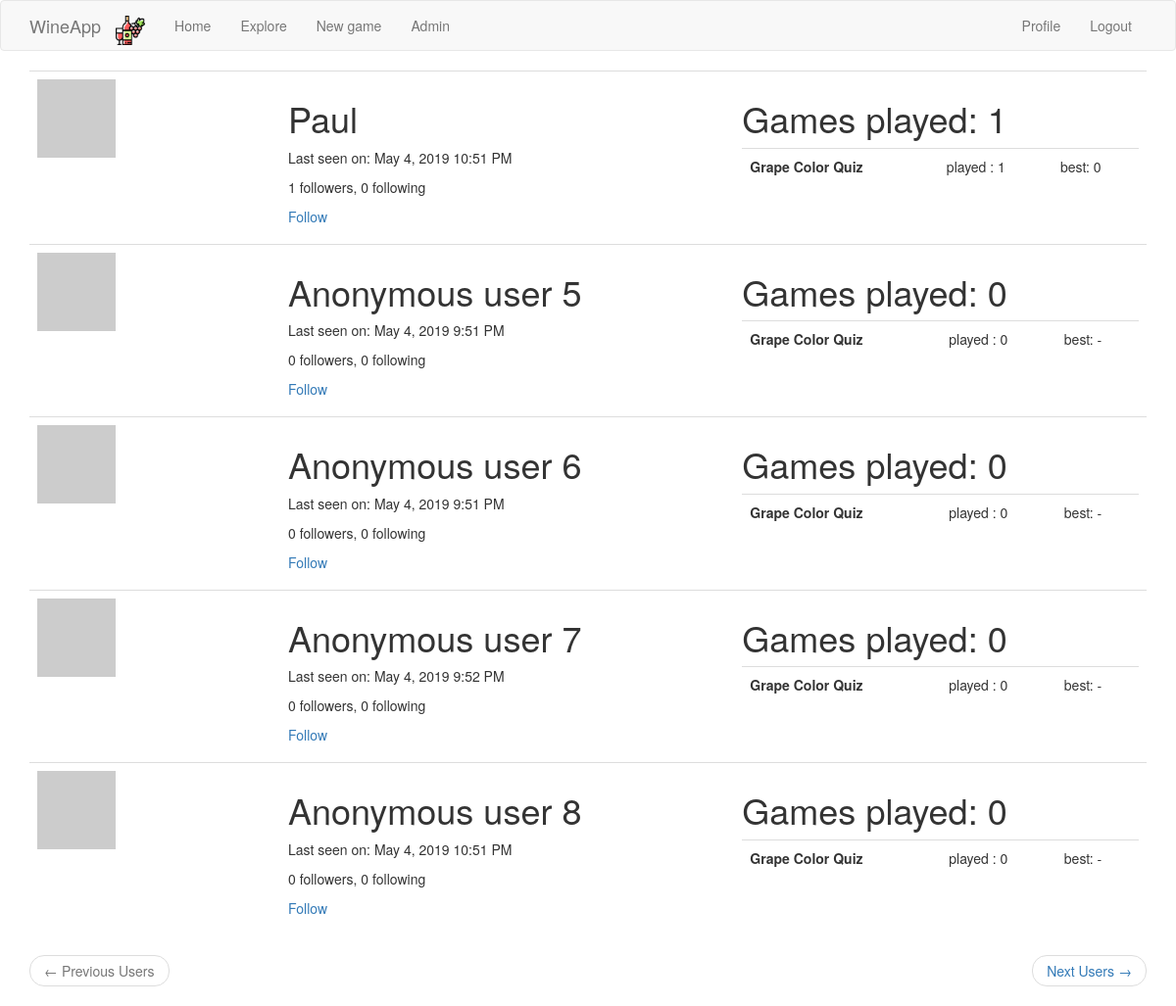
Page /explore_users (signed in) on the earlier database version.
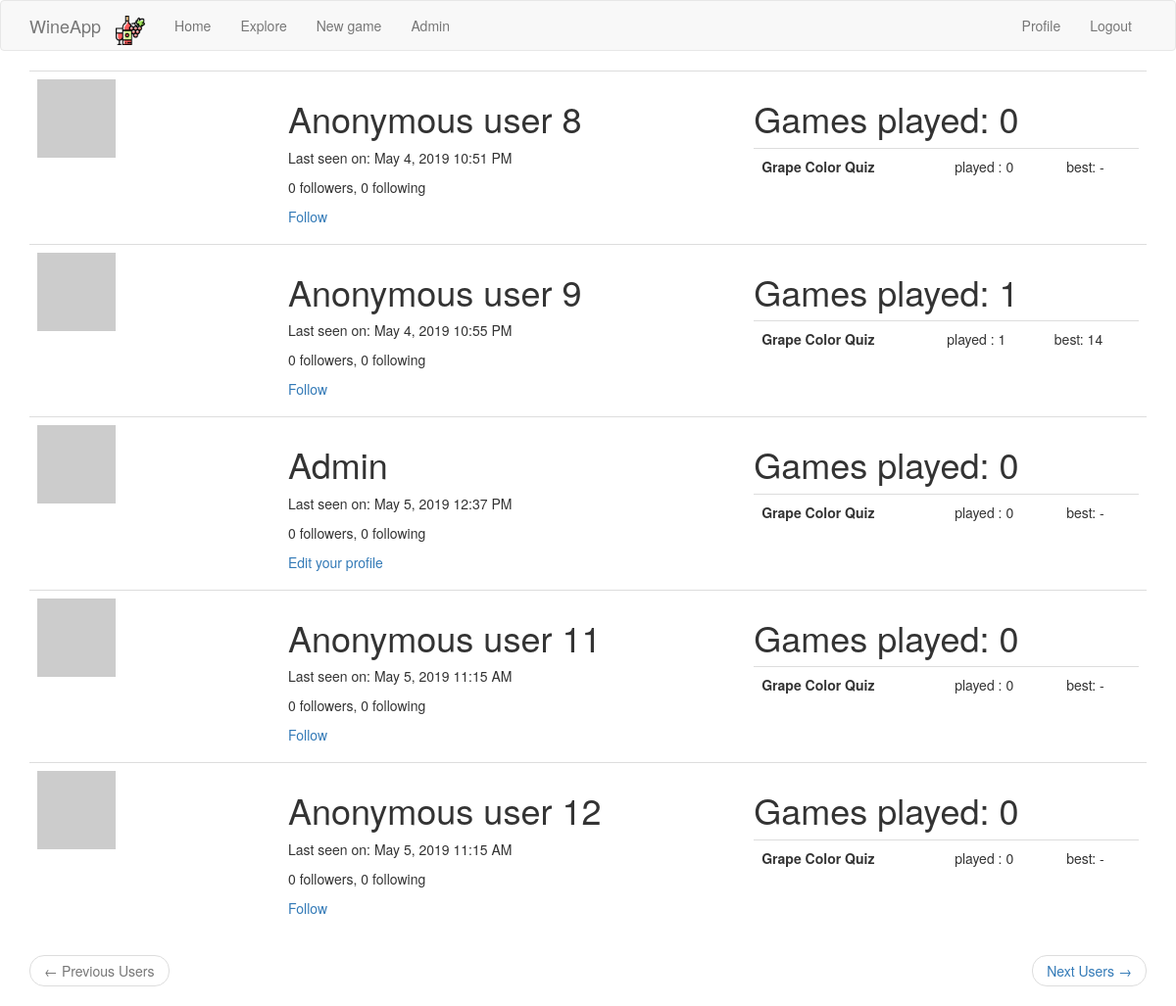
Same page on the later database version.
### app/models.py (models this page shows, shortened)
class User(UserMixin, db.Model):
    id = db.Column(db.Integer, primary_key=True)
    username = db.Column(db.String(64), index=True, unique=True)
    email = db.Column(db.String(120), index=True, unique=True)
    password_hash = db.Column(db.String(128))
    posts = db.relationship('Post', backref='author', lazy='dynamic')
    about_me = db.Column(db.String(140))
    last_seen = db.Column(db.DateTime, default=datetime.utcnow)
    followed = db.relationship(
        'User', secondary=followers,
        primaryjoin=(followers.c.follower_id == id),
        secondaryjoin=(followers.c.followed_id == id),
        backref=db.backref('followers', lazy='dynamic'), lazy='dynamic')
    def avatar(self, size):
        digest = md5(self.email.lower().encode('utf-8')).hexdigest()
        return 'https://www.gravatar.com/avatar/{}?d=identicon&s={}'.format(
            digest, size)
    def is_following(self, user_):
        return self.followed.filter(
            followers.c.followed_id == user_.id).count() > 0

### app/main/routes.py (the view)
@bp.route('/explore_users', methods=['GET', 'POST'])
@login_required
def explore_users():
    page = request.args.get('page', 1, type=int)
    users = User.query.order_by(User.id.asc()).paginate(
        page, current_app.config['USERS_PER_PAGE'], False)
    next_url = url_for('main.explore_users', page=users.next_num) \
        if users.has_next else None
    prev_url = url_for('main.explore_users', page=users.prev_num) \
        if users.has_prev else None
    games_stats = {u.id: get_player_stats(u) for u in users.items}
    return render_template('explore_users.html',
                           users=users.items,
                           games_stats=games_stats,
                           prev_url=prev_url,
                           next_url=next_url)

### app/main/routes.py (called while the page is built)
@bp.before_app_request
def before_request():
    if current_user.is_authenticated:
        current_user.last_seen = datetime.utcnow()
        db.session.commit()
    g.locale = str(get_locale())

### app/models.py (called while the page is built)
@login.user_loader
def load_user(id):
    return User.query.get(int(id))

def get_player_stats(user_):
    games = Game.query.filter_by(player_id=user_.id).all()
    games_per_type = {}
    for game_type, game_name in current_app.config['GAMES_TO_NAMES'].items():
        games_per_type[(game_type, game_name)] = [game for game in games if game.game_type == game_type]
    summary_per_type = []
    for (game_type, game_name), games in games_per_type.items():
        summary_per_type.append(
            {
                'name': game_name,
                'type': game_type,
                'nb_played': len(games),
                'best': max(games, key=lambda x: x.score).score if len(games) > 0 else '-'
            }
        )
        return summary_per_type, len(games)

### app/templates/explore_users.html
{% extends "base.html" %}
{% block app_content %}
<table class="table table-hover">
     {% for user in users %}
        {% include '_user.html' %}
    {% endfor %}
</table>
<nav aria-label="...">
    <ul class="pager">
        <li class="previous{% if not prev_url %} disabled{% endif %}">
            <a href="{{ prev_url or '#' }}">
                <span aria-hidden="true">&larr;</span> {{ _('Previous Users') }}
            </a>
        </li>
        <li class="next{% if not next_url %} disabled{% endif %}">
            <a href="{{ next_url or '#' }}">
                {{ _('Next Users') }} <span aria-hidden="true">&rarr;</span>
            </a>
        </li>
    </ul>
</nav>
{% endblock %}

### app/templates/base.html (shortened to what this page needs)
{% extends 'bootstrap/base.html' %}
{% block navbar %}
<nav class="navbar navbar-default">
    <div class="container">
        <div class="navbar-header">
            <a class="navbar-brand" href="{{ url_for('main.index') }}">WineApp</a>
        </div>
        <div class="collapse navbar-collapse" id="bs-example-navbar-collapse-1">
            <ul class="nav navbar-nav">
                <li><a href="{{ url_for('main.index') }}" class="navbar-brand">
                    <img src="/static/bottle_red_wine.png" style="height:30px;margin:0px;padding:0px;">
                </a></li>
                <li><a href="{{ url_for('main.index') }}">{{ _('Home') }}</a></li>
                <li class="nav-item dropdown">
                    <a class="nav-link dropdown-toggle" href="#" id="navbarDropdown" role="button"
                       data-toggle="dropdown" aria-haspopup="true" aria-expanded="false">
                        Explore
                    </a>
                </li>
                <li><a href="{{ url_for('main.new_game') }}">{{ _('New game') }}</a></li>
                {% if current_user.username == 'admin' %}
                <li><a href="{{ url_for('main.admin') }}">{{ _('Admin') }}</a></li>
                {% endif %}
            </ul>
            <ul class="nav navbar-nav navbar-right">
                {% if current_user.is_anonymous %}
                <li><a href="{{ url_for('auth.login') }}">{{ _('Login') }}</a></li>
                {% else %}
                <li><a href="{{ url_for('main.user', username=current_user.username) }}">{{ _('Profile') }}</a></li>
                <li><a href="{{ url_for('auth.logout') }}">{{ _('Logout') }}</a></li>
                {% endif %}
            </ul>
        </div>
    </div>
</nav>
{% endblock %}
{% block content %}
<div class="container">
    {% block app_content %}{% endblock %}
</div>
{% endblock %}

### app/templates/_user.html (shortened to what this page needs)
<tr onclick="window.location='{{ url_for('main.user', username=user.username) }}'">
    <td width="256px"><img src="{{ user.avatar(256) }}"></td>
    <td>
        <h1>{{ user.username.capitalize() }}</h1>
        {% if user.last_seen %}
        <p>{{ _('Last seen on') }}: {{ moment(user.last_seen).format('LLL') }}</p>
        {% endif %}
        <p>{{ _('%(count)d followers', count=user.followers.count()) }}, {{ _('%(count)d following',
            count=user.followed.count()) }}</p>
        {% if user == current_user %}
        <p><a href="{{ url_for('main.edit_profile') }}">{{ _('Edit your profile') }}</a></p>
        {% elif not current_user.is_following(user) %}
        <p><a href="{{ url_for('main.follow', username=user.username) }}">{{ _('Follow') }}</a></p>
        {% else %}
        <p><a href="{{ url_for('main.unfollow', username=user.username) }}">{{ _('Unfollow') }}</a></p>
        {% endif %}
    </td>
    <td>
        <h1>Games played: {{ games_stats[user.id][1] }}</h1>
        <table class="table table-hover">
            {% for game in games_stats[user.id][0] %}
            <tr>
                <th>{{ game.name }}</th>
                <td>played : {{ game.nb_played }}</td>
                <td>best: {{ game.best }}</td>
                {% endfor %}
            </tr>
        </table>
    </td>
</tr>

Differences in the rows shown:
removed User: username "Paul", last_seen "May 4, 2019 10:51 PM", id "1", name "Grape Color Quiz", nb_played "1", best "0"
removed User: username "Anonymous user 5", last_seen "May 4, 2019 9:51 PM", games_stats "0", name "Grape Color Quiz", nb_played "0", best "-"
removed User: username "Anonymous user 6", last_seen "May 4, 2019 9:51 PM", games_stats "0", name "Grape Color Quiz", nb_played "0", best "-"
removed User: username "Anonymous user 7", last_seen "May 4, 2019 9:52 PM", games_stats "0", name "Grape Color Quiz", nb_played "0", best "-"
now on one of the page's lists (row edited): User: username "Admin", last_seen "May 5, 2019 12:37 PM"
now on this page (row unchanged): User: username "Anonymous user 9", last_seen "May 4, 2019 10:55 PM", games_stats "1", name "Grape Color Quiz", nb_played "1", best "14"
now on this page (row unchanged): User: username "Anonymous user 11", last_seen "May 5, 2019 11:15 AM", games_stats "0", name "Grape Color Quiz", nb_played "0", best "-"
now on this page (row unchanged): User: username "Anonymous user 12", last_seen "May 5, 2019 11:15 AM", games_stats "0", name "Grape Color Quiz", nb_played "0", best "-"
Other differences:
new list line: "Grape Color Quiz played : 0 best: -"
